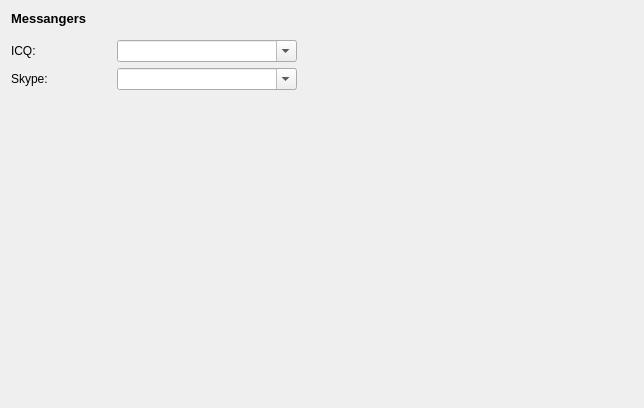
     <widget class="QWidget" name="tabwGroupsDetailPage6">
      <layout class="QGridLayout" name="gridLayout_10">
       <item row="0" column="0">
        <layout class="QGridLayout" name="gridLayout_8">
         <item row="3" column="0">
          <widget class="QLabel" name="label_26">
           <property name="sizePolicy">
            <sizepolicy hsizetype="Fixed" vsizetype="Preferred">
             <horstretch>0</horstretch>
             <verstretch>0</verstretch>
            </sizepolicy>
           </property>
           <property name="minimumSize">
            <size>
             <width>100</width>
             <height>0</height>
            </size>
           </property>
           <property name="maximumSize">
            <size>
             <width>100</width>
             <height>16777215</height>
            </size>
           </property>
           <property name="text">
            <string>Skype:</string>
           </property>
          </widget>
         </item>
         <item row="3" column="1">
          <widget class="QComboBox" name="cboSkype">
           <property name="sizePolicy">
            <sizepolicy hsizetype="Fixed" vsizetype="Fixed">
             <horstretch>0</horstretch>
             <verstretch>0</verstretch>
            </sizepolicy>
           </property>
           <property name="minimumSize">
            <size>
             <width>180</width>
             <height>0</height>
            </size>
           </property>
           <property name="maximumSize">
            <size>
             <width>180</width>
             <height>16777215</height>
            </size>
           </property>
           <property name="editable">
            <bool>true</bool>
           </property>
          </widget>
         </item>
         <item row="2" column="0">
          <widget class="QLabel" name="label_25">
           <property name="sizePolicy">
            <sizepolicy hsizetype="Fixed" vsizetype="Preferred">
             <horstretch>0</horstretch>
             <verstretch>0</verstretch>
            </sizepolicy>
           </property>
           <property name="minimumSize">
            <size>
             <width>100</width>
             <height>0</height>
            </size>
           </property>
           <property name="maximumSize">
            <size>
             <width>100</width>
             <height>16777215</height>
            </size>
           </property>
           <property name="text">
            <string>ICQ:</string>
           </property>
          </widget>
         </item>
         <item row="2" column="1">
          <widget class="QComboBox" name="cboIcq">
           <property name="sizePolicy">
            <sizepolicy hsizetype="Fixed" vsizetype="Fixed">
             <horstretch>0</horstretch>
             <verstretch>0</verstretch>
            </sizepolicy>
           </property>
           <property name="minimumSize">
            <size>
             <width>180</width>
             <height>0</height>
            </size>
           </property>
           <property name="maximumSize">
            <size>
             <width>180</width>
             <height>16777215</height>
            </size>
           </property>
           <property name="editable">
            <bool>true</bool>
           </property>
          </widget>
         </item>
         <item row="0" column="0" colspan="2">
          <widget class="QLabel" name="label_46">
           <property name="font">
            <font>
             <pointsize>10</pointsize>
             <weight>75</weight>
             <bold>true</bold>
            </font>
           </property>
           <property name="text">
            <string>Messangers</string>
           </property>
          </widget>
         </item>
         <item row="1" column="0" colspan="2">
          <spacer name="verticalSpacer_2">
           <property name="orientation">
            <enum>Qt::Vertical</enum>
           </property>
           <property name="sizeType">
            <enum>QSizePolicy::Fixed</enum>
           </property>
           <property name="sizeHint" stdset="0">
            <size>
             <width>20</width>
             <height>8</height>
            </size>
           </property>
          </spacer>
         </item>
        </layout>
       </item>
       <item row="0" column="1">
        <spacer name="horizontalSpacer">
         <property name="orientation">
          <enum>Qt::Horizontal</enum>
         </property>
         <property name="sizeHint" stdset="0">
          <size>
           <width>336</width>
           <height>20</height>
          </size>
         </property>
        </spacer>
       </item>
       <item row="1" column="0">
        <spacer name="verticalSpacer">
         <property name="orientation">
          <enum>Qt::Vertical</enum>
         </property>
         <property name="sizeHint" stdset="0">
          <size>
           <width>20</width>
           <height>307</height>
          </size>
         </property>
        </spacer>
       </item>
      </layout>
     </widget>
